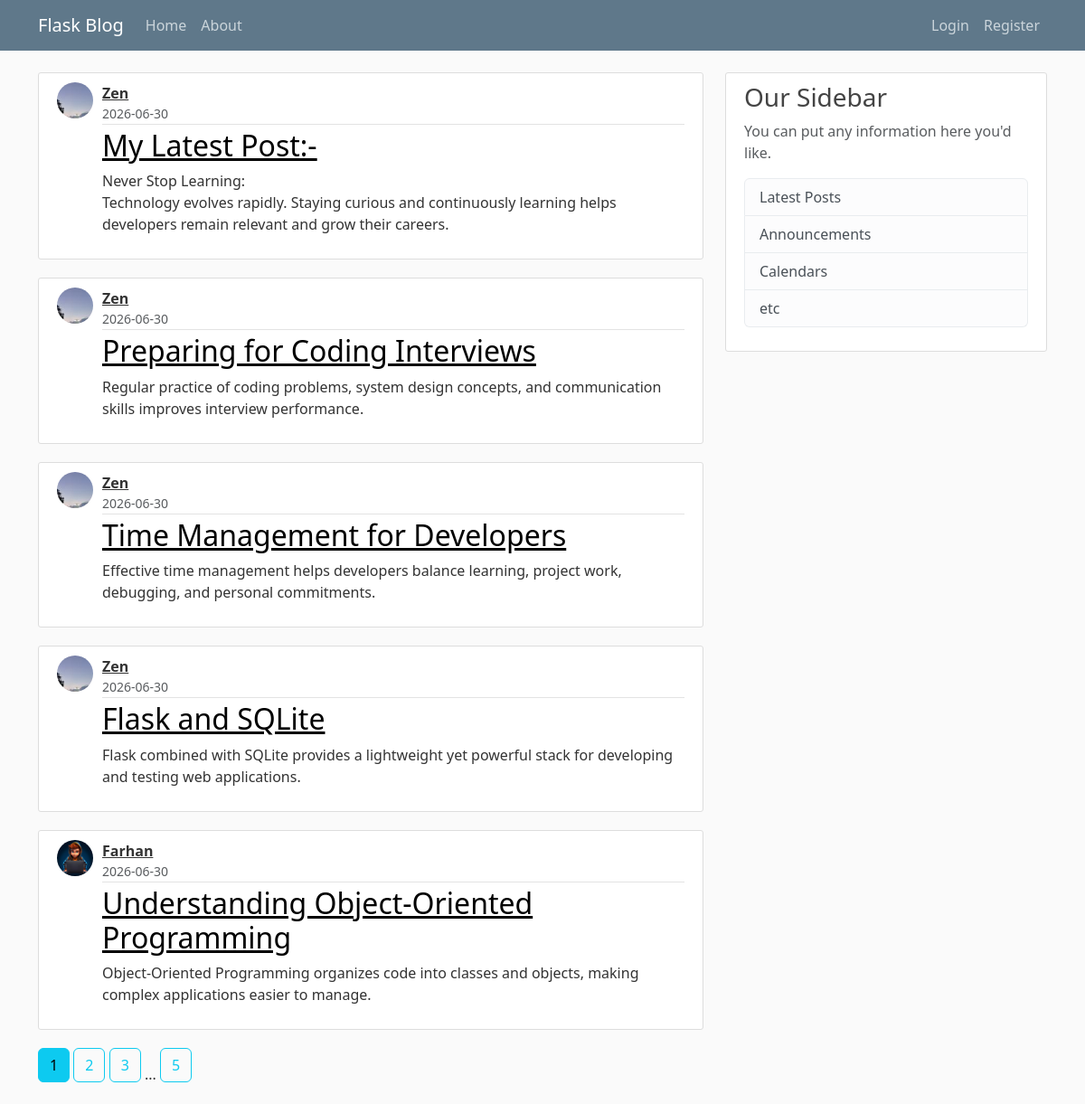
Page /home on the earlier database version.
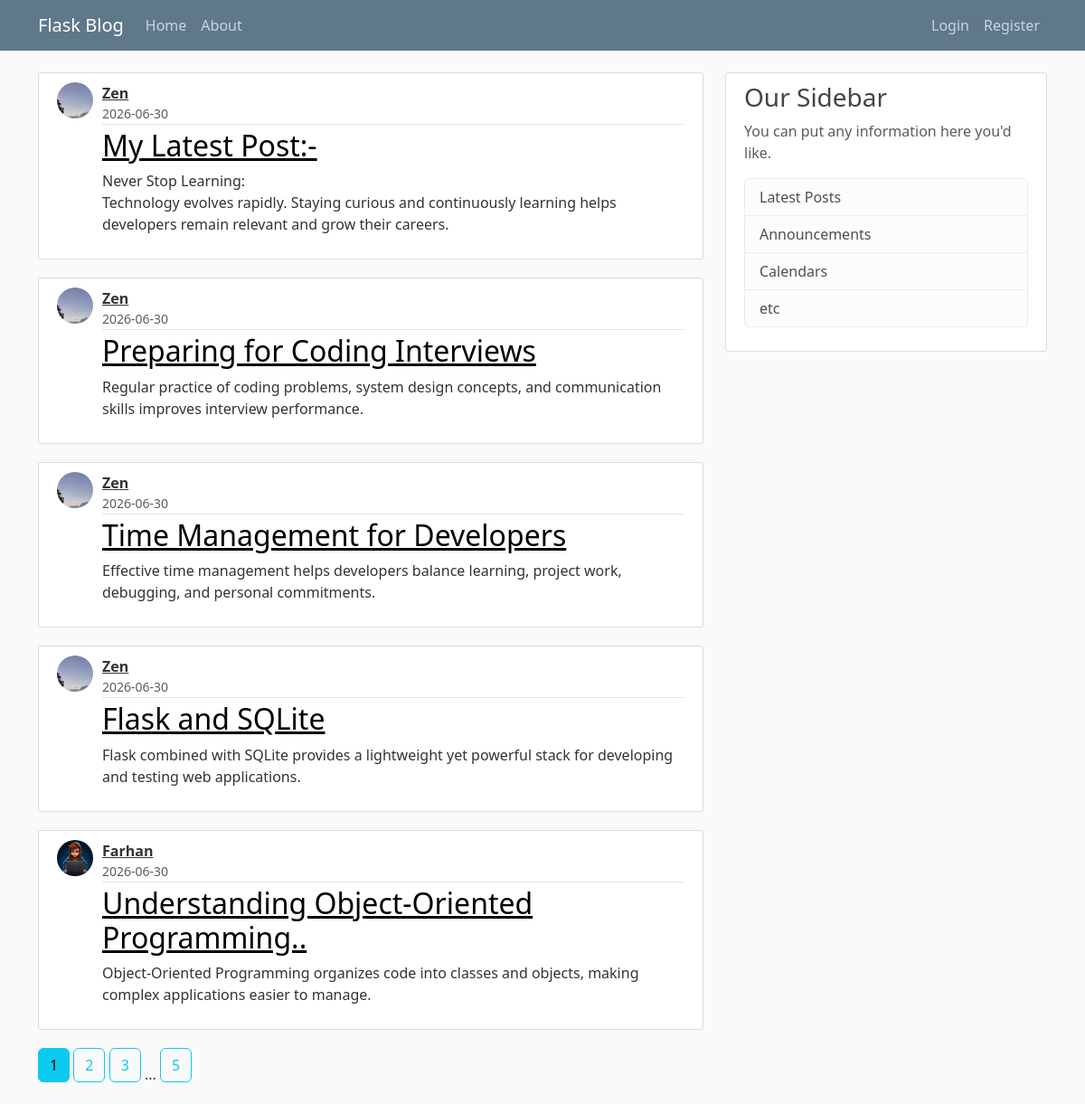
Same page on the later database version.
### app/models.py (models this page shows, shortened)
class Post(db.Model):
    id = db.Column(db.Integer, primary_key = True)
    title = db.Column(db.String(100), nullable = False)
    date_posted = db.Column(db.DateTime, nullable = False, default = datetime.utcnow )
    content = db.Column(db.Text, nullable = False)
    user_id = db.Column(db.Integer, db.ForeignKey('user.id'), nullable=False)

class User(db.Model, UserMixin):
    id = db.Column(db.Integer, primary_key = True)
    username = db.Column(db.String(20), unique = True, nullable = False)
    email = db.Column(db.String(120), unique = True, nullable = False)
    image_file = db.Column(db.String(20), nullable = False, default = 'default.jpg')
    password = db.Column(db.String(60), nullable = False)
    posts = db.relationship('Post', backref = 'author', lazy = True)

### app/main/routes.py (the view)
@main.route("/")
@main.route("/home")
def home():
    page = request.args.get('page', 1, type = int)
    posts = Post.query.order_by(Post.date_posted.desc()).paginate(page = page, per_page = 5)
    return render_template('home.html', posts = posts)

### app/templates/home.html
{% extends "layout.html"%}
{% block content %}
{% for post in posts.items %}
<article class="media content-section">
    <img class="rounded-circle post-avatar"
         src="{{ url_for('static', filename='profile_pics/' + post.author.image_file) }}">
    <div class="media-body">
        <div class="article-metadata">
            <div class="author-block">
                <a class="author-name" href="{{ url_for('users.user_posts', username = post.author.username ) }}">{{ post.author.username }}</a>
                <small class="text-muted d-block">
                    {{ post.date_posted.strftime('%Y-%m-%d') }}
                </small>
            </div>
        </div>
        <h2 class="article-title" ><a href="{{ url_for('posts.post', post_id = post.id)}}">{{ post.title }}</a></h2>
        <p class="article-content">{{ post.content }}</p>
    </div>
</article>
{% endfor %}
{% for page_num in posts.iter_pages(left_edge = 1, right_edge = 1, left_current = 1, right_current = 2) %}
    {% if page_num %}
        {% if posts.page == page_num %}
            <a class = "btn btn-info mb-4" href = "{{ url_for('main.home', page = page_num)}}">{{ page_num }}</a>
        {% else %}
            <a class = "btn btn-outline-info mb-4" href = "{{ url_for('main.home', page = page_num)}}">{{ page_num }}</a>
        {% endif %}
    {% else %}
        ...
    {% endif %}
{% endfor %}
{% endblock content %}

Differences in the rows shown:
changed Post "Farhan": image_file: a different picture; title "Understanding Object-Oriented Programming" → "Understanding Object-Oriented Programming.."
